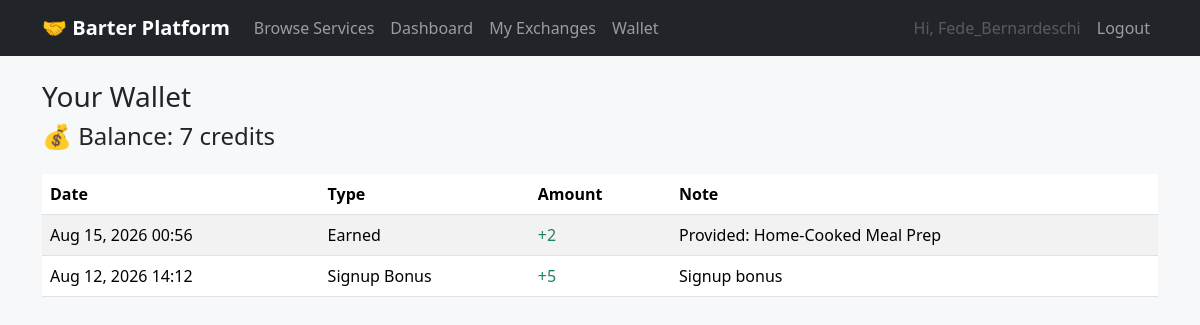
Page /wallet/ (signed in) on the committed database.
### core/models.py (models this page shows, shortened)
class Profile(models.Model):
    user = models.OneToOneField(settings.AUTH_USER_MODEL, on_delete=models.CASCADE)
    bio = models.TextField(blank=True)
    location = models.CharField(max_length=120, blank=True)
    skills_offered = models.TextField(
        blank=True, help_text="Comma-separated, e.g. guitar, cooking, python tutoring"
    )
    skills_needed = models.TextField(
        blank=True, help_text="Comma-separated, e.g. plumbing, spanish, resume review"
    )
    credits = models.IntegerField(default=SIGNUP_BONUS_CREDITS)
    created_at = models.DateTimeField(auto_now_add=True)

class Transaction(models.Model):
    TYPE_CHOICES = [("earn", "Earned"), ("spend", "Spent"), ("bonus", "Signup Bonus")]
    user = models.ForeignKey(settings.AUTH_USER_MODEL, on_delete=models.CASCADE, related_name="transactions")
    amount = models.IntegerField(help_text="Positive for earn/bonus, negative for spend")
    transaction_type = models.CharField(max_length=10, choices=TYPE_CHOICES)
    exchange = models.ForeignKey(ExchangeRequest, on_delete=models.SET_NULL, null=True, blank=True)
    note = models.CharField(max_length=200, blank=True)
    created_at = models.DateTimeField(auto_now_add=True)
    class Meta:
        ordering = ["-created_at"]

### core/views.py (the view)
# urls.py: path("wallet/", views.wallet, name="wallet"),
@login_required
def wallet(request):
    profile, _ = Profile.objects.get_or_create(user=request.user)
    transactions = Transaction.objects.filter(user=request.user)
    return render(request, "core/wallet.html", {"profile": profile, "transactions": transactions})

### core/templates/core/wallet.html
{% extends "core/base.html" %}
{% block content %}
<h3>Your Wallet</h3>
<h4 class="mb-4">💰 Balance: {{ profile.credits }} credits</h4>
<table class="table table-striped bg-white">
    <thead><tr><th>Date</th><th>Type</th><th>Amount</th><th>Note</th></tr></thead>
    <tbody>
    {% for t in transactions %}
        <tr>
            <td>{{ t.created_at|date:"M d, Y H:i" }}</td>
            <td>{{ t.get_transaction_type_display }}</td>
            <td class="{% if t.amount > 0 %}text-success{% else %}text-danger{% endif %}">{{ t.amount|stringformat:"+d" }}</td>
            <td>{{ t.note }}</td>
        </tr>
    {% empty %}
        <tr><td colspan="4" class="text-muted">No transactions yet.</td></tr>
    {% endfor %}
    </tbody>
</table>
{% endblock %}

### core/templates/core/base.html (shortened to what this page needs)
{% load static %}
<!DOCTYPE html>
<html lang="en">
<head>
    <link href="https://cdn.jsdelivr.net/npm/bootstrap@5.3.3/dist/css/bootstrap.min.css" rel="stylesheet">
</head>
<body>
<nav class="navbar navbar-expand-lg navbar-dark bg-dark mb-4">
    <div class="container">
        <a class="navbar-brand" href="{% url 'home' %}">🤝 Barter Platform</a>
        <div class="collapse navbar-collapse" id="navMenu">
            <ul class="navbar-nav me-auto">
                <li class="nav-item"><a class="nav-link" href="{% url 'listing_list' %}">Browse Services</a></li>
                {% if user.is_authenticated %}
                <li class="nav-item"><a class="nav-link" href="{% url 'dashboard' %}">Dashboard</a></li>
                <li class="nav-item"><a class="nav-link" href="{% url 'request_list' %}">My Exchanges</a></li>
                <li class="nav-item"><a class="nav-link" href="{% url 'wallet' %}">Wallet</a></li>
                {% endif %}
            </ul>
            <ul class="navbar-nav">
                {% if user.is_authenticated %}
                <li class="nav-item"><span class="nav-link disabled">Hi, {{ user.username }}</span></li>
                <li class="nav-item"><a class="nav-link" href="{% url 'logout' %}">Logout</a></li>
                {% else %}
                <li class="nav-item"><a class="nav-link" href="{% url 'login' %}">Login</a></li>
                <li class="nav-item"><a class="nav-link" href="{% url 'signup' %}">Sign Up</a></li>
                {% endif %}
            </ul>
        </div>
    </div>
</nav>
<div class="container mb-5">
    {% block content %}{% endblock %}
</div>
</body>
</html>

### core/templates/core/base.html (style rules this page uses)
body { background: #f7f8fa; }
.navbar-brand { font-weight: 600; }

### rows in the picture
Profile: credits "7"
Transaction: created_at "Aug 15, 2026 00:56", transaction_type "Earned", amount "+2", note "Provided: Home-Cooked Meal Prep"
Transaction: created_at "Aug 12, 2026 14:12", transaction_type "Signup Bonus", amount "+5", note "Signup bonus"

### other values in the picture
{{ user.username }} "Fede_Bernardeschi"
